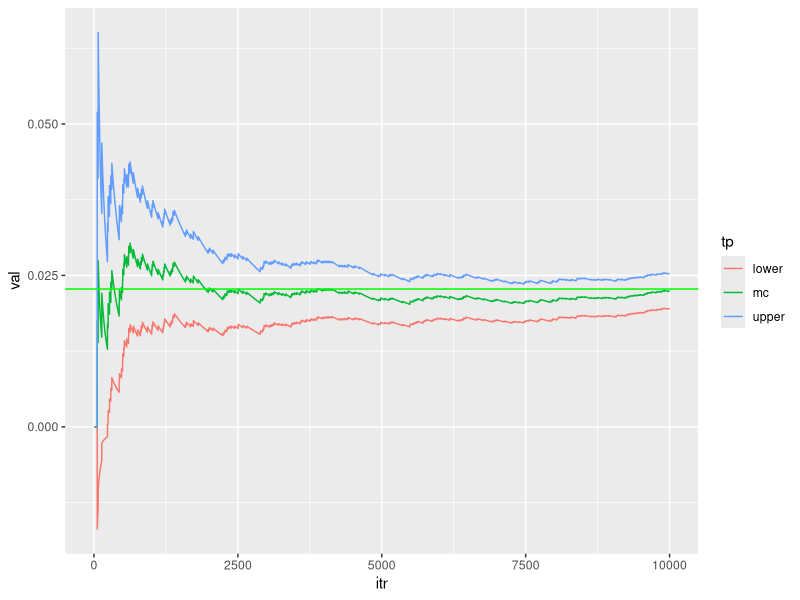
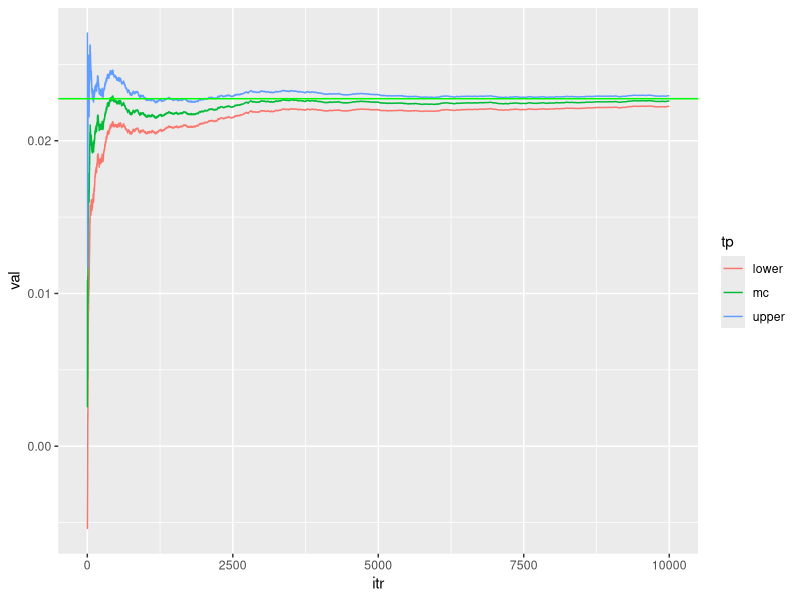

The R script that drew these images, in order:
## ---- chunk 1
Nsim=10^4

indicator=function(x){
y=ifelse((x>2),1,0)
return(y)}

newdata<-rnorm(Nsim, 0,1 )

mc=c(); v=c(); upper=c(); lower=c()

for (j in 1:Nsim)
{
mc[j]=mean(indicator(newdata[1:j]))
v[j]=(j^{-1})*var(indicator(newdata[1:j]))
upper[j]=mc[j]+1.96*sqrt(v[j])
lower[j]=mc[j]-1.96*sqrt(v[j])
}

library(ggplot2)
values=c(mc,upper,lower)
type=c(rep("mc",Nsim),rep("upper",Nsim),rep("lower",Nsim))
iter=rep(seq(1:Nsim),3)
data=data.frame(val=values, tp=type, itr=iter)
Rcode<-ggplot(data,aes(itr,val,col=tp))+geom_line(size=0.5)
Rcode+geom_hline(yintercept=1-pnorm(2),color="green",size=0.5)
## ---- chunk 2
Nsim=10^4
normal_density=function(x)
{y=(1/sqrt(2*pi))*exp(-0.5*(x^2))
return(y)}
x=2-log(runif(Nsim))
ImpS=c(); v=c(); upper=c(); lower=c()
for (j in 1:Nsim)
{
ImpS[j]=mean(normal_density(x[1:j])/exp(-(x[1:j]-2)))
v[j]=(j^{-1})*var(normal_density(x[1:j])/exp(-(x[1:j]-2)))
upper[j]=ImpS[j]+1.96*sqrt(v[j])
lower[j]=ImpS[j]-1.96*sqrt(v[j])
}

library(ggplot2)
values=c(ImpS,upper,lower)
type=c(rep("mc",Nsim),rep("upper",Nsim),rep("lower",Nsim))
iter=rep(seq(1:Nsim),3)
data=data.frame(val=values, tp=type, itr=iter)
ggplot(data,aes(itr,val,col=tp))+geom_line(size=0.5)+
geom_hline(yintercept=1-pnorm(2),color="green",size=0.5)

## ---- chunk 3
# Data generation
set.seed(123)
n=500
x1_norm<-rnorm(n)
x2_norm<-rnorm(n,3,4)
x3_norm<-rnorm(n,4,6)
x_combined<-cbind(1,x1_norm,x2_norm,x3_norm) # dimension: n*4
coefficients_new<-c(1,2,3,4)  #true regression coefficient
inv_logit<-function(x,b){exp(x%*%b)/(1+exp(x%*%b))}
prob_generated<-inv_logit(x_combined,coefficients_new)
y<-c()
for (i in 1:n) {y[i]<-rbinom(1,1,prob_generated[i])}

# Newton Raphson

#We need to set random starting values.
beta_old<-c(1,1,1,1)
tolerance=1e-3
max_its=2000;iteration=1;difference=2
W<-matrix(0,n,n)

while(difference>tolerance & iteration<max_its)
  {
  # The first order
  f_firstorder<-t(x_combined)%*%(y-inv_logit(x_combined,beta_old))
  # The second order
  diag(W) = inv_logit(x_combined,beta_old)*(1-inv_logit(x_combined,beta_old))
  f_secondorder<--t(x_combined)%*%W%*%x_combined
  # Calculate the beta_updated
  beta_updated=beta_old-(solve(f_secondorder)%*%f_firstorder)
  difference=max(abs(beta_updated-beta_old));
  iteration=iteration+1;
  beta_old=beta_updated}

beta_old

